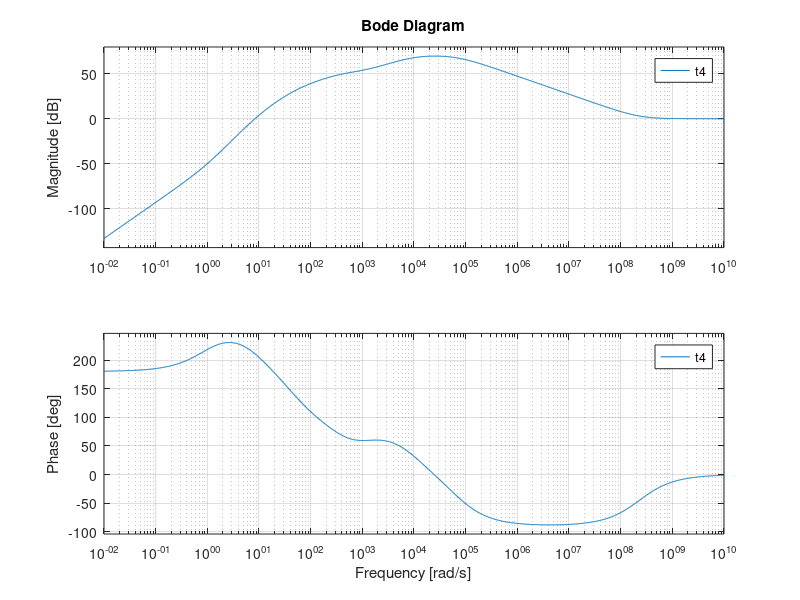

This figure's MATLAB source:
R1 = 560
R2 = 47
C1 = 4.7e-6
C2 = 2.2e-6
Gain = 150e3 * 0.99
C3 = 100e-12


s = tf('s');

b = 1 + (C1*Gain + C2*Gain + C3*Gain + C1*R1 + C2*R2)*s + (C1*C2*Gain*R1 + C1*C3*Gain*R1 + C1*C2*Gain*R2 + C2*C3*Gain*R2 + C1*C2*R1*R2)*s^2 + C1*C2*C3*Gain*R1*R2*s^3;
a = 1 + (C3*Gain + C1*R1 + C2*R2)*s + (C1* C3*Gain*R1 + C2*C3*Gain*R2 + C1*C2*R1*R2)*s^2 + C1*C2*C3*Gain*R1*R2*s^3;

t1 = b/a;

t2 = s/(s + 7.5*2*pi)
t3 = s/(s + 1.5*2*pi)

t4 = t1*t2*t3;

bode(t4)